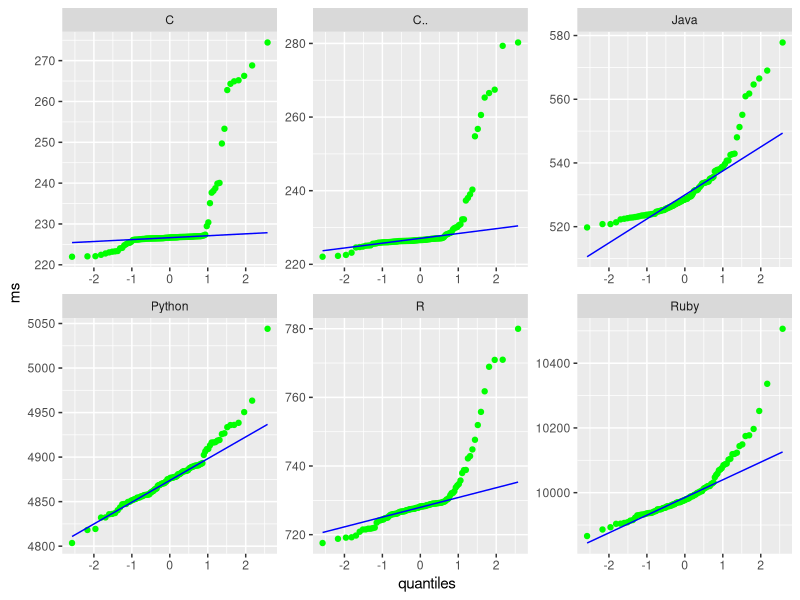
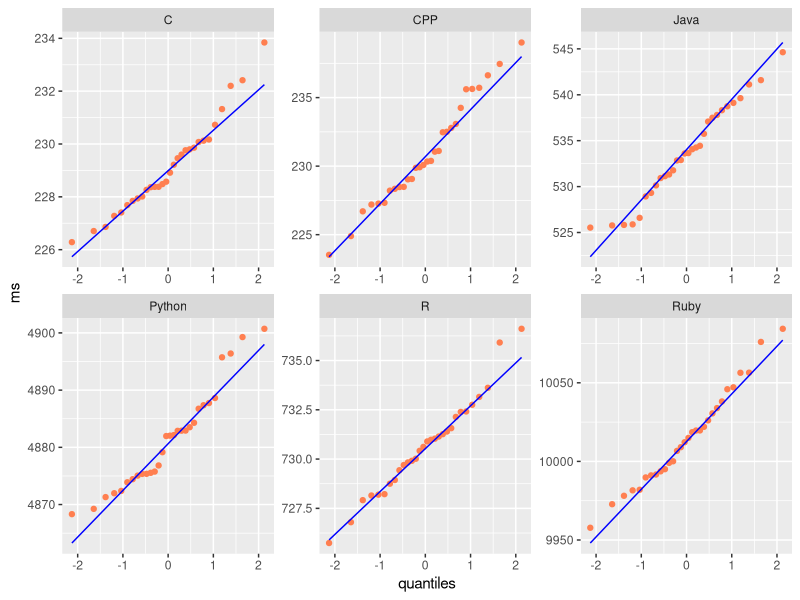
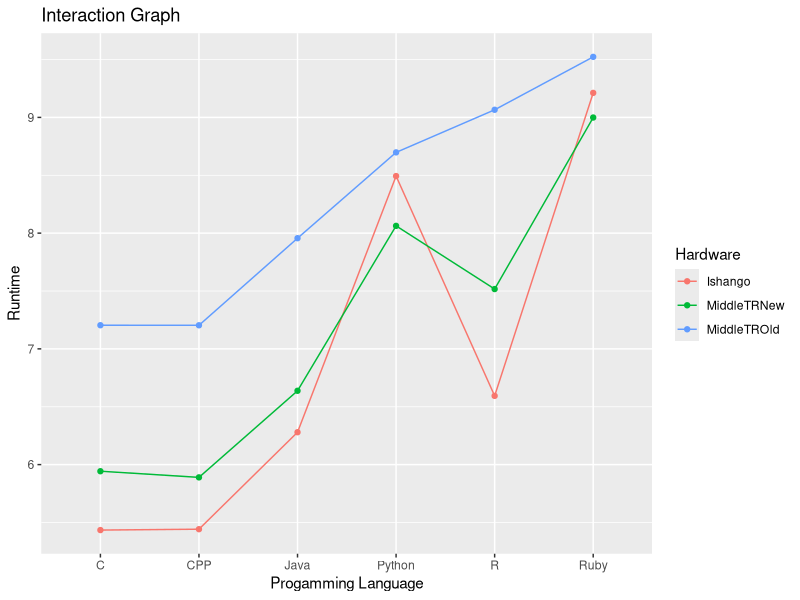
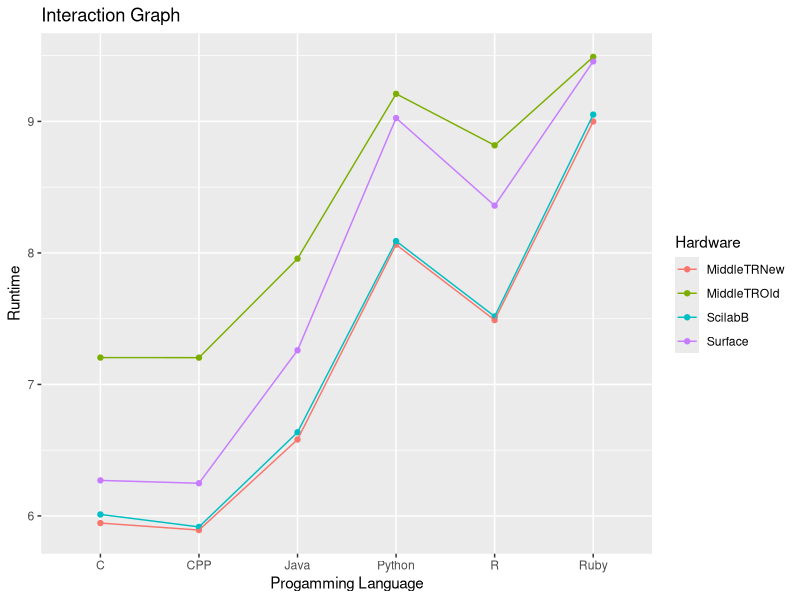
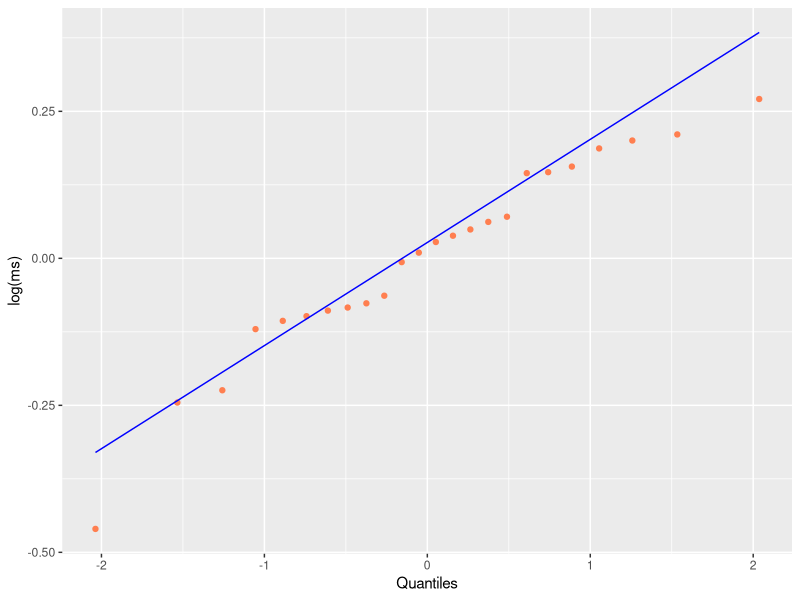
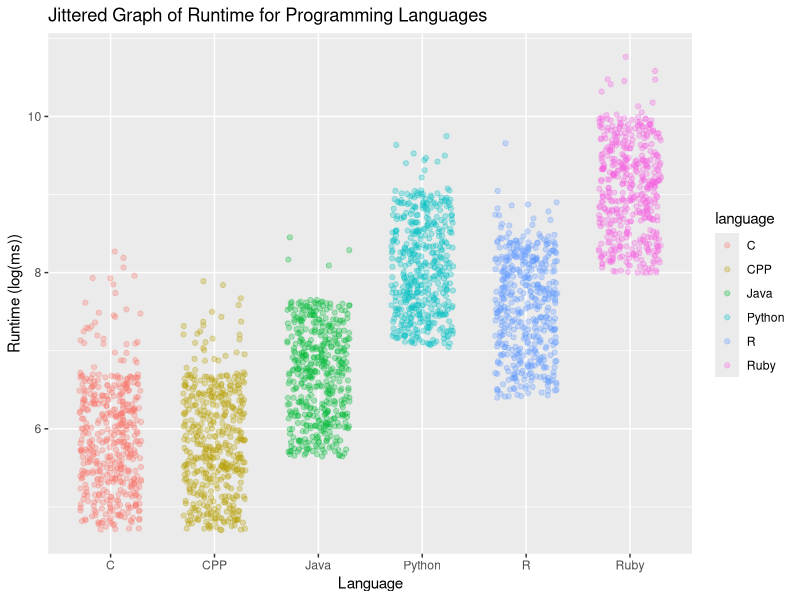

These figures' R source, in order:
# analysis.r
library(tidyverse)
library(gridExtra)
library(kableExtra)
this.dir <- dirname(parent.frame(2)$ofile)
setwd(this.dir)

# Before CLT
ishango.before <- read.csv("ishango/noCLT/ishango.csv")
ishango.before.long <- pivot_longer(ishango.before, cols=everything(), names_to="language", values_to="runtime")
ggplot(ishango.before.long, aes(sample=(runtime)))+
  stat_qq(col="green")+
  stat_qq_line(col="blue")+
  facet_wrap(~language, scales="free")+
  labs(x="quantiles", y="ms")



# After CLT
ishango.after <- read.csv("ishango/fifteen30/ishango_mean.csv")

ishango.after.long <- pivot_longer(ishango.after, cols=everything(), names_to="language", values_to="runtime")
ggplot(ishango.after.long, aes(sample=(runtime)))+
  stat_qq(col="coral")+
  stat_qq_line(col="blue")+
  facet_wrap(~language, scales="free")+
  labs(x="quantiles", y="ms")



pilot <- read.csv("pilotData.csv")
pilot.long <- pivot_longer(pilot, cols=C:R, names_to = "language", values_to = "runtime")
ggplot(pilot.long, aes(x=language, y=log(runtime), group=Hardware, color=Hardware))+
  geom_point()+
  geom_line()+
  labs(title= "Interaction Graph",
       x= "Progamming Language",
       y= "Runtime")



analysis <- read.csv("analysis.csv")
analysis.long <- pivot_longer(analysis, cols=C:R, names_to = "Language", values_to = "Runtime")
ggplot(analysis.long, aes(x=Language, y=log(Runtime), group=Hardware, color=Hardware))+
  geom_point()+
  geom_line()+
  labs(title= "Interaction Graph",
       x= "Progamming Language",
       y= "Runtime")

anova <- aov(Runtime~Language + Hardware, analysis.long)
anova_log <- aov(log(Runtime)~Language + Hardware, analysis.long)
anova_log.residauls = resid(anova_log)
ggplot(data.frame(anova_log.residauls), aes(sample=(anova_log.residauls)))+
  stat_qq(col="coral")+
  stat_qq_line(col="blue")+
  labs(x="Quantiles", y="log(ms)")

frame <- data.frame(summary(anova_log)[[1]])
colnames(frame) <- c("Df", "Sum sq", "Mean sq", "F value", "Pr(>F)")
frame$'Pr(>F)' <- ifelse(is.na(frame$'Pr(>F)'), "", '< 0.0001')
frame$'F value' <- as.numeric(frame$'F value')
frame$'F value' <- ifelse(is.na(frame$'F value'), "", round(frame$'F value', digits=4) )

kable(frame, format="markdown", escape=FALSE, digits=4, align=c("r", "r", "r", "r", "r", "r")) %>% kable_styling(latex_options = "striped")
shapiro.test(anova_log.residauls)


middleTRNew.before <-read.csv("middleTRNew/middleTRNewBefore.csv")
middleTRNew.before.long <- pivot_longer(middleTRNew.before, cols=everything(), names_to="language", values_to="runtime")
ggplot(middleTRNew.before.long, aes(x=language, y=log(runtime), color=language))+
  geom_point(alpha=0.3, position=position_jitter(height=1, width=0.3))+
  labs(x="Language", y="Runtime (log(ms))", title="Jittered Graph of Runtime for Programming Languages")


shapiro = c()


#for (i in 1:7):
  #shapiro <- c(shapiro.test(pilot))
